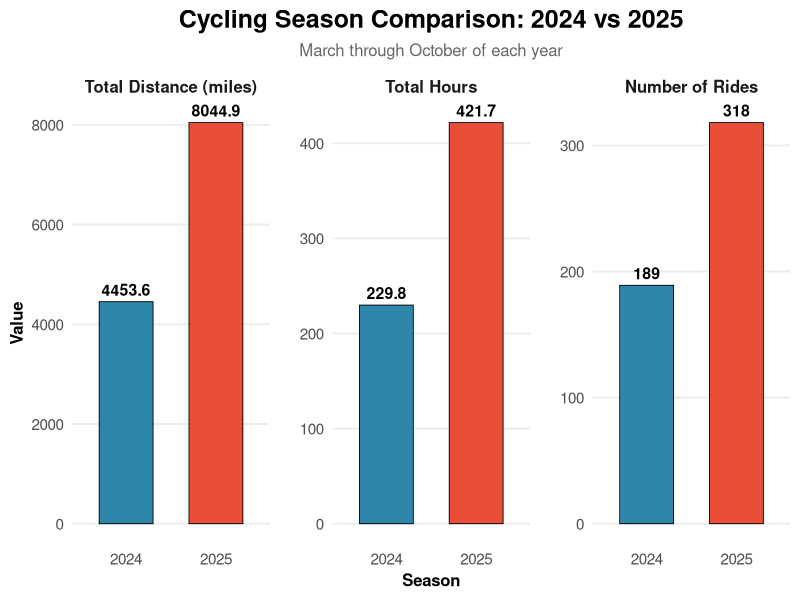
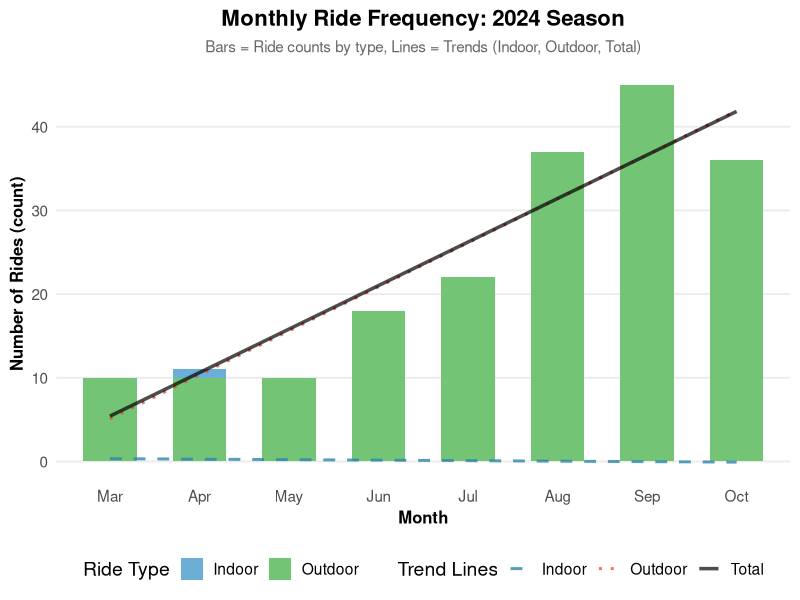
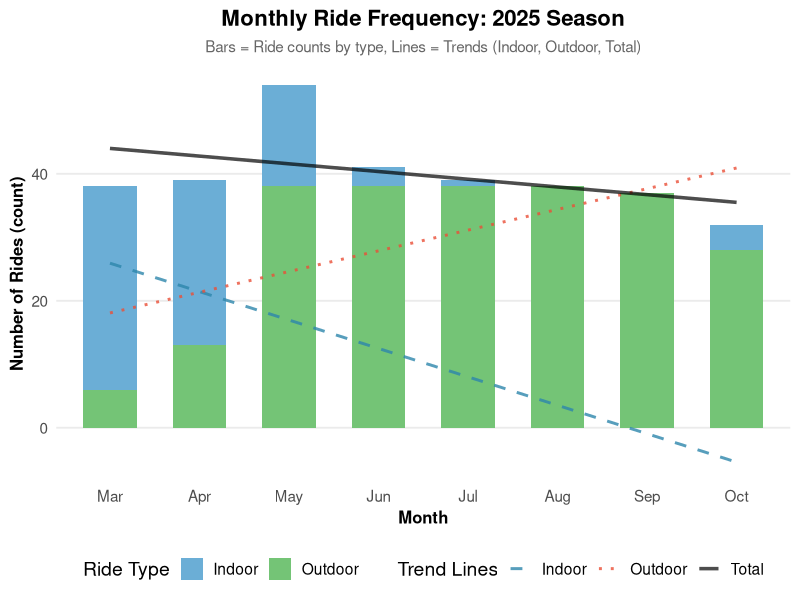
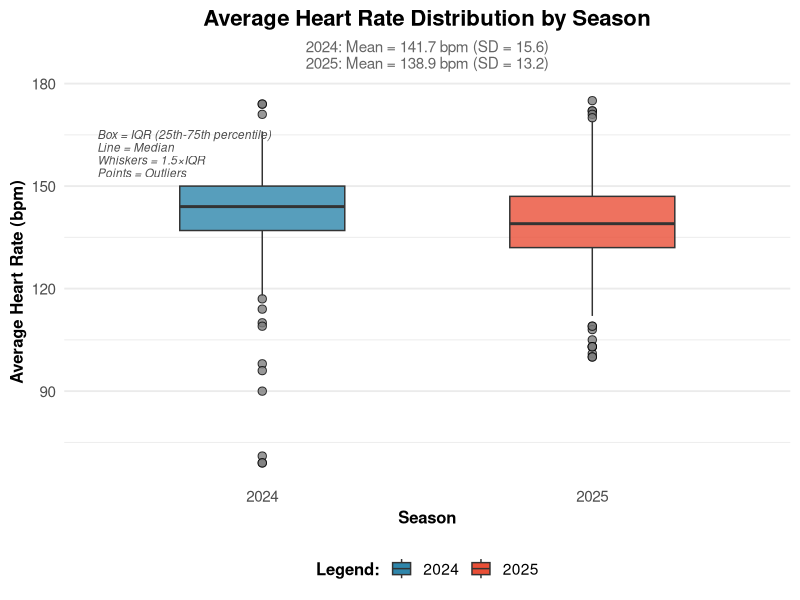
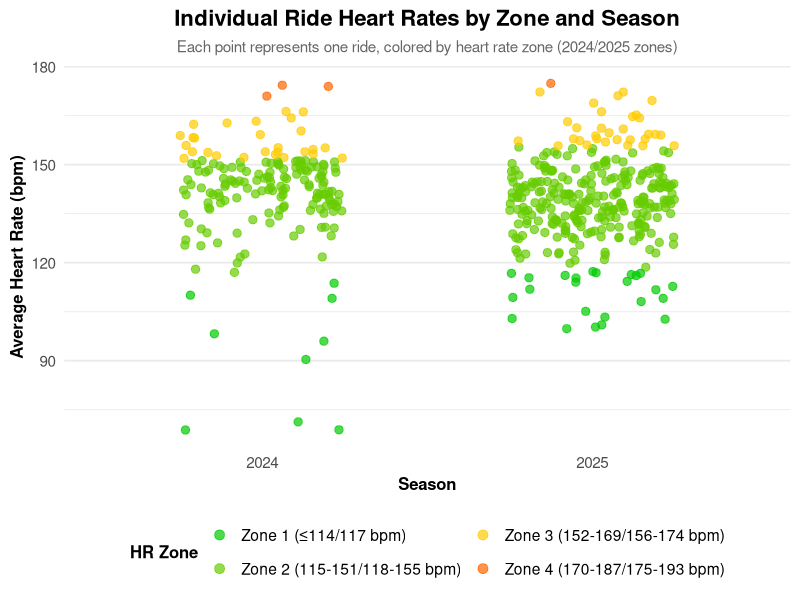
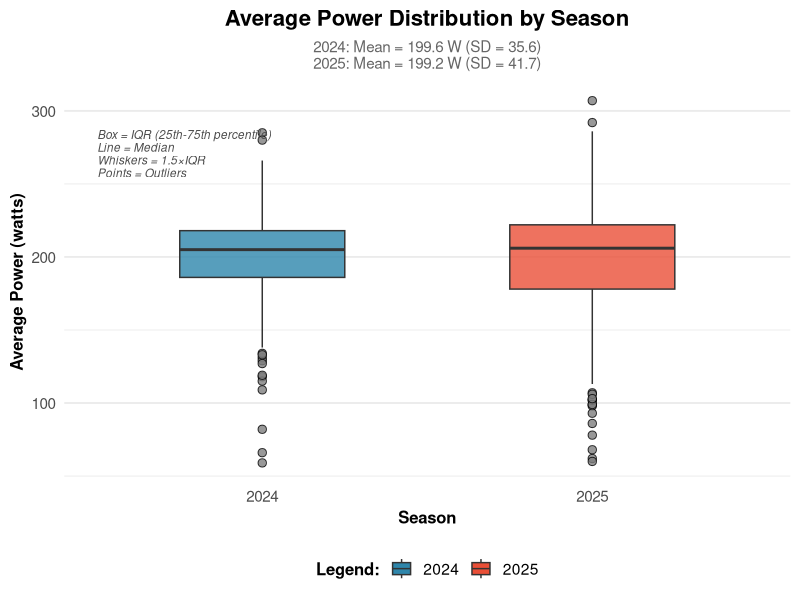
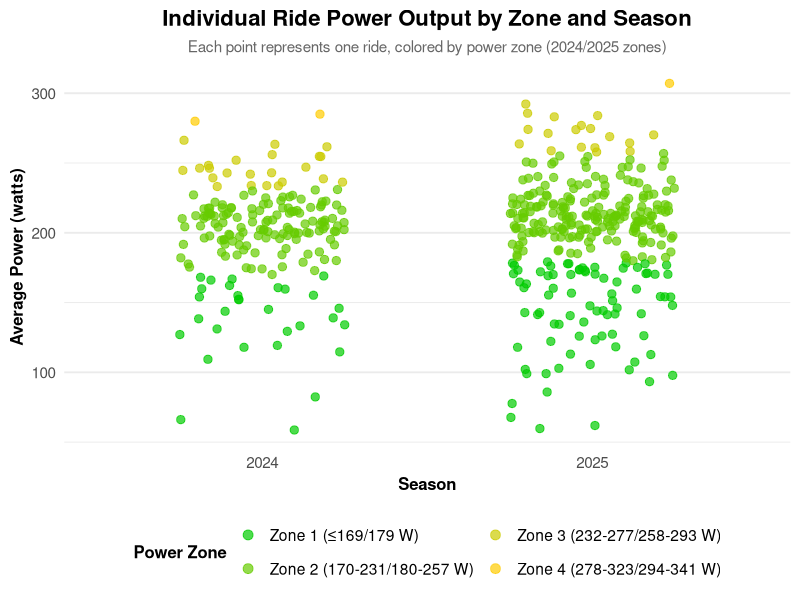

R code for these plots, in order:
# Cycling Data Visualizations for 2024 vs 2025 Season Analysis
# INFOST 582 Final Project

library(ggplot2)
library(dplyr)
library(lubridate)
library(tidyr)

# Load data
data <- read.csv("data/raw/garmin_activities.csv", stringsAsFactors = FALSE)

# Convert start_time to datetime and extract components
data$start_time <- as.POSIXct(data$start_time, format = "%Y-%m-%d %H:%M:%S")
data$year <- year(data$start_time)
data$month <- month(data$start_time)
data$month_name <- month(data$start_time, label = TRUE, abbr = TRUE)

# Filter for cycling activities only
cycling_data <- data %>%
  filter(sport == "cycling")

# Determine if activity is indoor
# Indoor activities: sub_sport is "indoor_cycling" or "virtual_activity"
cycling_data <- cycling_data %>%
  mutate(is_indoor = sub_sport %in% c("indoor_cycling", "virtual_activity"))

# Define cycling seasons (March - October)
# 2024 season: March 2024 - October 2024
# 2025 season: March 2025 - October 2025
cycling_data <- cycling_data %>%
  mutate(season = case_when(
    year == 2024 & month >= 3 & month <= 10 ~ "2024",
    year == 2025 & month >= 3 & month <= 10 ~ "2025",
    # Include off-season training for context
    year == 2023 & month >= 11 ~ "2024 Off-Season",
    year == 2024 & month <= 2 ~ "2024 Off-Season",
    year == 2024 & month >= 11 ~ "2025 Off-Season",
    year == 2025 & month <= 2 ~ "2025 Off-Season",
    TRUE ~ NA_character_
  ))

# Filter for in-season rides only for main analysis
season_data <- cycling_data %>%
  filter(season %in% c("2024", "2025"))

# Convert distance from meters to miles
season_data <- season_data %>%
  mutate(distance_miles = total_distance / 1609.34,
         total_hours = total_timer_time / 3600)

# ============================================================================
# VISUALIZATION 1: Grouped Bar Chart - 2024 vs 2025 Season Comparison
# ============================================================================

# Calculate season totals
season_summary <- season_data %>%
  group_by(season) %>%
  summarise(
    total_distance_miles = sum(distance_miles, na.rm = TRUE),
    total_hours = sum(total_hours, na.rm = TRUE),
    total_rides = n(),
    .groups = "drop"
  )

# Reshape for grouped bar chart
season_long <- season_summary %>%
  pivot_longer(cols = c(total_distance_miles, total_hours, total_rides),
               names_to = "metric",
               values_to = "value") %>%
  mutate(metric = factor(metric,
                         levels = c("total_distance_miles", "total_hours", "total_rides"),
                         labels = c("Total Distance (miles)", "Total Hours", "Number of Rides")))

# Create faceted bar chart for better readability
p1 <- ggplot(season_long, aes(x = season, y = value, fill = season)) +
  geom_bar(stat = "identity", width = 0.6, color = "black", size = 0.3) +
  geom_text(aes(label = round(value, 1)),
            vjust = -0.5, size = 4, fontface = "bold") +
  facet_wrap(~metric, scales = "free_y", ncol = 3) +
  scale_fill_manual(values = c("2024" = "#2E86AB", "2025" = "#E94F37")) +
  labs(title = "Cycling Season Comparison: 2024 vs 2025",
       subtitle = "March through October of each year",
       x = "Season",
       y = "Value",
       fill = "Season") +
  theme_minimal(base_size = 14) +
  theme(
    plot.title = element_text(face = "bold", size = 18, hjust = 0.5),
    plot.subtitle = element_text(size = 12, hjust = 0.5, color = "gray40"),
    strip.text = element_text(face = "bold", size = 12),
    panel.grid.major.x = element_blank(),
    panel.grid.minor = element_blank(),
    legend.position = "none",
    axis.text = element_text(size = 11),
    axis.title = element_text(size = 12, face = "bold"),
    panel.spacing = unit(1.5, "lines")
  )

ggsave("outputs/figures/season_comparison_barplot.png", p1,
       width = 12, height = 6, dpi = 300, bg = "white")

cat("Visualization 1 saved: outputs/figures/season_comparison_barplot.png\n")

# ============================================================================
# VISUALIZATION 2: Monthly Ride Frequency - Separate Charts for 2024 and 2025
# ============================================================================

# Prepare data for monthly rides with indoor/outdoor breakdown
monthly_rides <- season_data %>%
  mutate(month_num = month) %>%
  group_by(season, month_num, is_indoor) %>%
  summarise(count = n(), .groups = "drop") %>%
  mutate(ride_type = ifelse(is_indoor, "Indoor", "Outdoor"))

# Create complete month grid to ensure all months are represented
expand_months <- function(df, season_name, month_range) {
  complete_grid <- expand.grid(
    season = season_name,
    month_num = month_range,
    ride_type = c("Indoor", "Outdoor"),
    stringsAsFactors = FALSE
  )
  result <- left_join(complete_grid, df, by = c("season", "month_num", "ride_type"))
  result$count[is.na(result$count)] <- 0
  return(result)
}

# 2024 Season: March-October (months 3-10)
monthly_2024 <- monthly_rides %>%
  filter(season == "2024") %>%
  expand_months("2024", 3:10)

# 2025 Season: March-October (months 3-10) - adjust if data starts in April
available_2025_months <- unique(monthly_rides$month_num[monthly_rides$season == "2025"])
monthly_2025 <- monthly_rides %>%
  filter(season == "2025") %>%
  expand_months("2025", available_2025_months)

# Calculate trend lines (linear regression)
get_trend_data <- function(df) {
  indoor_data <- df %>% filter(ride_type == "Indoor")
  outdoor_data <- df %>% filter(ride_type == "Outdoor")

  # Fit linear models
  indoor_lm <- lm(count ~ month_num, data = indoor_data)
  outdoor_lm <- lm(count ~ month_num, data = outdoor_data)

  # Calculate total rides per month
  totals <- df %>%
    group_by(month_num) %>%
    summarise(total = sum(count), .groups = "drop")
  total_lm <- lm(total ~ month_num, data = totals)

  # Create prediction data
  month_range <- sort(unique(df$month_num))
  trends <- data.frame(
    month_num = rep(month_range, 3),
    ride_type = rep(c("Indoor", "Outdoor", "Total"), each = length(month_range)),
    trend_value = c(
      predict(indoor_lm, newdata = data.frame(month_num = month_range)),
      predict(outdoor_lm, newdata = data.frame(month_num = month_range)),
      predict(total_lm, newdata = data.frame(month_num = month_range))
    )
  )

  return(list(data = df, totals = totals, trends = trends))
}

# Process 2024 data
data_2024 <- get_trend_data(monthly_2024)

# Process 2025 data
data_2025 <- get_trend_data(monthly_2025)

# Month labels
month_labels <- c("Mar", "Apr", "May", "Jun", "Jul", "Aug", "Sep", "Oct")
month_mapping <- setNames(month_labels, 3:10)

# Create 2024 visualization
p2_2024 <- ggplot() +
  # Bars for indoor/outdoor rides
  geom_bar(data = data_2024$data,
           aes(x = factor(month_num, levels = 3:10), y = count, fill = ride_type),
           stat = "identity", position = "stack", width = 0.6) +
  # Trend lines
  geom_line(data = data_2024$trends %>% filter(ride_type == "Indoor"),
            aes(x = as.numeric(factor(month_num, levels = 3:10)), y = trend_value, linetype = "Indoor"),
            color = "#2E86AB", size = 1, alpha = 0.8) +
  geom_line(data = data_2024$trends %>% filter(ride_type == "Outdoor"),
            aes(x = as.numeric(factor(month_num, levels = 3:10)), y = trend_value, linetype = "Outdoor"),
            color = "#E94F37", size = 1, alpha = 0.8) +
  geom_line(data = data_2024$trends %>% filter(ride_type == "Total"),
            aes(x = as.numeric(factor(month_num, levels = 3:10)), y = trend_value, linetype = "Total"),
            color = "black", size = 1.2, alpha = 0.7) +
  scale_fill_manual(values = c("Indoor" = "#6BAED6", "Outdoor" = "#74C476"),
                    name = "Ride Type") +
  scale_linetype_manual(values = c("Indoor" = "dashed", "Outdoor" = "dotted", "Total" = "solid"),
                        name = "Trend Lines") +
  scale_x_discrete(labels = month_mapping[as.character(3:10)]) +
  labs(title = "Monthly Ride Frequency: 2024 Season",
       subtitle = "Bars = Ride counts by type, Lines = Trends (Indoor, Outdoor, Total)",
       x = "Month",
       y = "Number of Rides (count)") +
  theme_minimal(base_size = 14) +
  theme(
    plot.title = element_text(face = "bold", size = 16, hjust = 0.5),
    plot.subtitle = element_text(size = 11, hjust = 0.5, color = "gray40"),
    legend.position = "bottom",
    legend.box = "horizontal",
    panel.grid.minor = element_blank(),
    panel.grid.major.x = element_blank(),
    axis.text = element_text(size = 11),
    axis.title = element_text(size = 12, face = "bold")
  ) +
  guides(fill = guide_legend(order = 1, nrow = 1),
         linetype = guide_legend(order = 2, nrow = 1))

# Create 2025 visualization
month_labels_2025 <- month_mapping[as.character(available_2025_months)]

p2_2025 <- ggplot() +
  # Bars for indoor/outdoor rides
  geom_bar(data = data_2025$data,
           aes(x = factor(month_num), y = count, fill = ride_type),
           stat = "identity", position = "stack", width = 0.6) +
  # Trend lines
  geom_line(data = data_2025$trends %>% filter(ride_type == "Indoor"),
            aes(x = as.numeric(factor(month_num, levels = available_2025_months)),
                y = trend_value, linetype = "Indoor"),
            color = "#2E86AB", size = 1, alpha = 0.8) +
  geom_line(data = data_2025$trends %>% filter(ride_type == "Outdoor"),
            aes(x = as.numeric(factor(month_num, levels = available_2025_months)),
                y = trend_value, linetype = "Outdoor"),
            color = "#E94F37", size = 1, alpha = 0.8) +
  geom_line(data = data_2025$trends %>% filter(ride_type == "Total"),
            aes(x = as.numeric(factor(month_num, levels = available_2025_months)),
                y = trend_value, linetype = "Total"),
            color = "black", size = 1.2, alpha = 0.7) +
  scale_fill_manual(values = c("Indoor" = "#6BAED6", "Outdoor" = "#74C476"),
                    name = "Ride Type") +
  scale_linetype_manual(values = c("Indoor" = "dashed", "Outdoor" = "dotted", "Total" = "solid"),
                        name = "Trend Lines") +
  scale_x_discrete(labels = month_labels_2025) +
  labs(title = "Monthly Ride Frequency: 2025 Season",
       subtitle = "Bars = Ride counts by type, Lines = Trends (Indoor, Outdoor, Total)",
       x = "Month",
       y = "Number of Rides (count)") +
  theme_minimal(base_size = 14) +
  theme(
    plot.title = element_text(face = "bold", size = 16, hjust = 0.5),
    plot.subtitle = element_text(size = 11, hjust = 0.5, color = "gray40"),
    legend.position = "bottom",
    legend.box = "horizontal",
    panel.grid.minor = element_blank(),
    panel.grid.major.x = element_blank(),
    axis.text = element_text(size = 11),
    axis.title = element_text(size = 12, face = "bold")
  ) +
  guides(fill = guide_legend(order = 1, nrow = 1),
         linetype = guide_legend(order = 2, nrow = 1))

ggsave("outputs/figures/monthly_rides_2024.png", p2_2024,
       width = 10, height = 7, dpi = 300, bg = "white")

ggsave("outputs/figures/monthly_rides_2025.png", p2_2025,
       width = 10, height = 7, dpi = 300, bg = "white")

cat("Visualization 2a saved: outputs/figures/monthly_rides_2024.png\n")
cat("Visualization 2b saved: outputs/figures/monthly_rides_2025.png\n")

# ============================================================================
# VISUALIZATION 3: Heart Rate and Power Zone Box Plots with Statistics
# ============================================================================

# Define zone functions for each year
get_hr_zone_2024 <- function(hr) {
  case_when(
    is.na(hr) ~ NA_character_,
    hr <= 114 ~ "Zone 1",
    hr <= 151 ~ "Zone 2",
    hr <= 169 ~ "Zone 3",
    hr <= 187 ~ "Zone 4",
    TRUE ~ "Zone 5"
  )
}

get_hr_zone_2025 <- function(hr) {
  case_when(
    is.na(hr) ~ NA_character_,
    hr <= 117 ~ "Zone 1",
    hr <= 155 ~ "Zone 2",
    hr <= 174 ~ "Zone 3",
    hr <= 193 ~ "Zone 4",
    TRUE ~ "Zone 5"
  )
}

get_power_zone_2024 <- function(power) {
  case_when(
    is.na(power) ~ NA_character_,
    power <= 169 ~ "Zone 1",
    power <= 231 ~ "Zone 2",
    power <= 277 ~ "Zone 3",
    power <= 323 ~ "Zone 4",
    power <= 370 ~ "Zone 5",
    power <= 462 ~ "Zone 6",
    TRUE ~ "Zone 7"
  )
}

get_power_zone_2025 <- function(power) {
  case_when(
    is.na(power) ~ NA_character_,
    power <= 179 ~ "Zone 1",
    power <= 257 ~ "Zone 2",
    power <= 293 ~ "Zone 3",
    power <= 341 ~ "Zone 4",
    power <= 390 ~ "Zone 5",
    power <= 488 ~ "Zone 6",
    TRUE ~ "Zone 7"
  )
}

# Apply zone classification based on year
season_data <- season_data %>%
  mutate(
    hr_zone = case_when(
      season == "2024" ~ get_hr_zone_2024(avg_heart_rate),
      season == "2025" ~ get_hr_zone_2025(avg_heart_rate),
      TRUE ~ NA_character_
    ),
    power_zone = case_when(
      season == "2024" ~ get_power_zone_2024(avg_power),
      season == "2025" ~ get_power_zone_2025(avg_power),
      TRUE ~ NA_character_
    )
  )

# Filter for activities with valid HR and power data
hr_data <- season_data %>%
  filter(!is.na(avg_heart_rate)) %>%
  select(season, avg_heart_rate, hr_zone)

power_data <- season_data %>%
  filter(!is.na(avg_power)) %>%
  select(season, avg_power, power_zone)

# Calculate statistics for annotation
hr_stats <- hr_data %>%
  group_by(season) %>%
  summarise(
    mean_hr = mean(avg_heart_rate, na.rm = TRUE),
    sd_hr = sd(avg_heart_rate, na.rm = TRUE),
    median_hr = median(avg_heart_rate, na.rm = TRUE),
    n = n(),
    .groups = "drop"
  )

power_stats <- power_data %>%
  group_by(season) %>%
  summarise(
    mean_power = mean(avg_power, na.rm = TRUE),
    sd_power = sd(avg_power, na.rm = TRUE),
    median_power = median(avg_power, na.rm = TRUE),
    n = n(),
    .groups = "drop"
  )

# Create Heart Rate Box Plot (pure boxplot without scatter overlay)
p3a_boxplot <- ggplot(hr_data, aes(x = season, y = avg_heart_rate, fill = season)) +
  geom_boxplot(alpha = 0.8, outlier.shape = 21, outlier.size = 2.5,
               outlier.fill = "gray50", outlier.color = "black",
               width = 0.5) +
  scale_fill_manual(values = c("2024" = "#2E86AB", "2025" = "#E94F37")) +
  labs(title = "Average Heart Rate Distribution by Season",
       subtitle = paste0("2024: Mean = ", round(hr_stats$mean_hr[hr_stats$season == "2024"], 1),
                        " bpm (SD = ", round(hr_stats$sd_hr[hr_stats$season == "2024"], 1), ")\n",
                        "2025: Mean = ", round(hr_stats$mean_hr[hr_stats$season == "2025"], 1),
                        " bpm (SD = ", round(hr_stats$sd_hr[hr_stats$season == "2025"], 1), ")"),
       x = "Season",
       y = "Average Heart Rate (bpm)") +
  theme_minimal(base_size = 14) +
  theme(
    plot.title = element_text(face = "bold", size = 16, hjust = 0.5),
    plot.subtitle = element_text(size = 11, hjust = 0.5, color = "gray40"),
    legend.position = "bottom",
    legend.title = element_text(face = "bold", size = 12),
    panel.grid.major.x = element_blank(),
    axis.text = element_text(size = 11),
    axis.title = element_text(size = 12, face = "bold")
  ) +
  guides(fill = guide_legend(
    title = "Legend:",
    override.aes = list(alpha = 1),
    nrow = 1
  )) +
  annotate("text", x = 0.5, y = Inf, vjust = 2, hjust = 0,
           label = "Box = IQR (25th-75th percentile)\nLine = Median\nWhiskers = 1.5×IQR\nPoints = Outliers",
           size = 3, color = "gray30", fontface = "italic", lineheight = 0.9)

# Create Heart Rate Scatter Plot (separate by season with HR zones)
p3a_scatter <- ggplot(hr_data, aes(x = season, y = avg_heart_rate, color = hr_zone)) +
  geom_jitter(width = 0.25, alpha = 0.7, size = 2.5) +
  scale_color_manual(values = c("Zone 1" = "#00CC00", "Zone 2" = "#66CC00",
                                "Zone 3" = "#FFCC00", "Zone 4" = "#FF6600",
                                "Zone 5" = "#FF0000"),
                     name = "HR Zone",
                     labels = c("Zone 1 (≤114/117 bpm)", "Zone 2 (115-151/118-155 bpm)",
                               "Zone 3 (152-169/156-174 bpm)", "Zone 4 (170-187/175-193 bpm)",
                               "Zone 5 (≥188/194 bpm)")) +
  labs(title = "Individual Ride Heart Rates by Zone and Season",
       subtitle = "Each point represents one ride, colored by heart rate zone (2024/2025 zones)",
       x = "Season",
       y = "Average Heart Rate (bpm)") +
  theme_minimal(base_size = 14) +
  theme(
    plot.title = element_text(face = "bold", size = 16, hjust = 0.5),
    plot.subtitle = element_text(size = 11, hjust = 0.5, color = "gray40"),
    legend.position = "bottom",
    legend.title = element_text(face = "bold", size = 12),
    panel.grid.major.x = element_blank(),
    axis.text = element_text(size = 11),
    axis.title = element_text(size = 12, face = "bold")
  ) +
  guides(color = guide_legend(ncol = 2, override.aes = list(size = 3)))

# Create Power Box Plot (pure boxplot without scatter overlay)
p3b_boxplot <- ggplot(power_data, aes(x = season, y = avg_power, fill = season)) +
  geom_boxplot(alpha = 0.8, outlier.shape = 21, outlier.size = 2.5,
               outlier.fill = "gray50", outlier.color = "black",
               width = 0.5) +
  scale_fill_manual(values = c("2024" = "#2E86AB", "2025" = "#E94F37")) +
  labs(title = "Average Power Distribution by Season",
       subtitle = paste0("2024: Mean = ", round(power_stats$mean_power[power_stats$season == "2024"], 1),
                        " W (SD = ", round(power_stats$sd_power[power_stats$season == "2024"], 1), ")\n",
                        "2025: Mean = ", round(power_stats$mean_power[power_stats$season == "2025"], 1),
                        " W (SD = ", round(power_stats$sd_power[power_stats$season == "2025"], 1), ")"),
       x = "Season",
       y = "Average Power (watts)") +
  theme_minimal(base_size = 14) +
  theme(
    plot.title = element_text(face = "bold", size = 16, hjust = 0.5),
    plot.subtitle = element_text(size = 11, hjust = 0.5, color = "gray40"),
    legend.position = "bottom",
    legend.title = element_text(face = "bold", size = 12),
    panel.grid.major.x = element_blank(),
    axis.text = element_text(size = 11),
    axis.title = element_text(size = 12, face = "bold")
  ) +
  guides(fill = guide_legend(
    title = "Legend:",
    override.aes = list(alpha = 1),
    nrow = 1
  )) +
  annotate("text", x = 0.5, y = Inf, vjust = 2, hjust = 0,
           label = "Box = IQR (25th-75th percentile)\nLine = Median\nWhiskers = 1.5×IQR\nPoints = Outliers",
           size = 3, color = "gray30", fontface = "italic", lineheight = 0.9)

# Create Power Scatter Plot (separate by season with power zones)
p3b_scatter <- ggplot(power_data, aes(x = season, y = avg_power, color = power_zone)) +
  geom_jitter(width = 0.25, alpha = 0.7, size = 2.5) +
  scale_color_manual(values = c("Zone 1" = "#00CC00", "Zone 2" = "#66CC00",
                                "Zone 3" = "#CCCC00", "Zone 4" = "#FFCC00",
                                "Zone 5" = "#FF9900", "Zone 6" = "#FF6600",
                                "Zone 7" = "#FF0000"),
                     name = "Power Zone",
                     labels = c("Zone 1 (≤169/179 W)", "Zone 2 (170-231/180-257 W)",
                               "Zone 3 (232-277/258-293 W)", "Zone 4 (278-323/294-341 W)",
                               "Zone 5 (324-370/342-390 W)", "Zone 6 (371-462/391-488 W)",
                               "Zone 7 (≥463/489 W)")) +
  labs(title = "Individual Ride Power Output by Zone and Season",
       subtitle = "Each point represents one ride, colored by power zone (2024/2025 zones)",
       x = "Season",
       y = "Average Power (watts)") +
  theme_minimal(base_size = 14) +
  theme(
    plot.title = element_text(face = "bold", size = 16, hjust = 0.5),
    plot.subtitle = element_text(size = 11, hjust = 0.5, color = "gray40"),
    legend.position = "bottom",
    legend.title = element_text(face = "bold", size = 12),
    panel.grid.major.x = element_blank(),
    axis.text = element_text(size = 11),
    axis.title = element_text(size = 12, face = "bold")
  ) +
  guides(color = guide_legend(ncol = 2, override.aes = list(size = 3)))

# Save heart rate plots
ggsave("outputs/figures/heart_rate_boxplot_2024_2025.png", p3a_boxplot,
       width = 9, height = 7, dpi = 300, bg = "white")

ggsave("outputs/figures/heart_rate_scatter_2024_2025.png", p3a_scatter,
       width = 9, height = 7, dpi = 300, bg = "white")

# Save power plots
ggsave("outputs/figures/power_boxplot_2024_2025.png", p3b_boxplot,
       width = 9, height = 7, dpi = 300, bg = "white")

ggsave("outputs/figures/power_scatter_2024_2025.png", p3b_scatter,
       width = 9, height = 7, dpi = 300, bg = "white")

cat("Visualization 3a saved: outputs/figures/heart_rate_boxplot_2024_2025.png\n")
cat("Visualization 3b saved: outputs/figures/heart_rate_scatter_2024_2025.png\n")
cat("Visualization 3c saved: outputs/figures/power_boxplot_2024_2025.png\n")
cat("Visualization 3d saved: outputs/figures/power_scatter_2024_2025.png\n")

# Print summary statistics
cat("\n=== Summary Statistics ===\n\n")

cat("Season Summary:\n")
print(season_summary)

cat("\nHeart Rate Statistics:\n")
print(hr_stats)

cat("\nPower Statistics:\n")
print(power_stats)

cat("\nAll visualizations have been saved to outputs/figures/\n")
